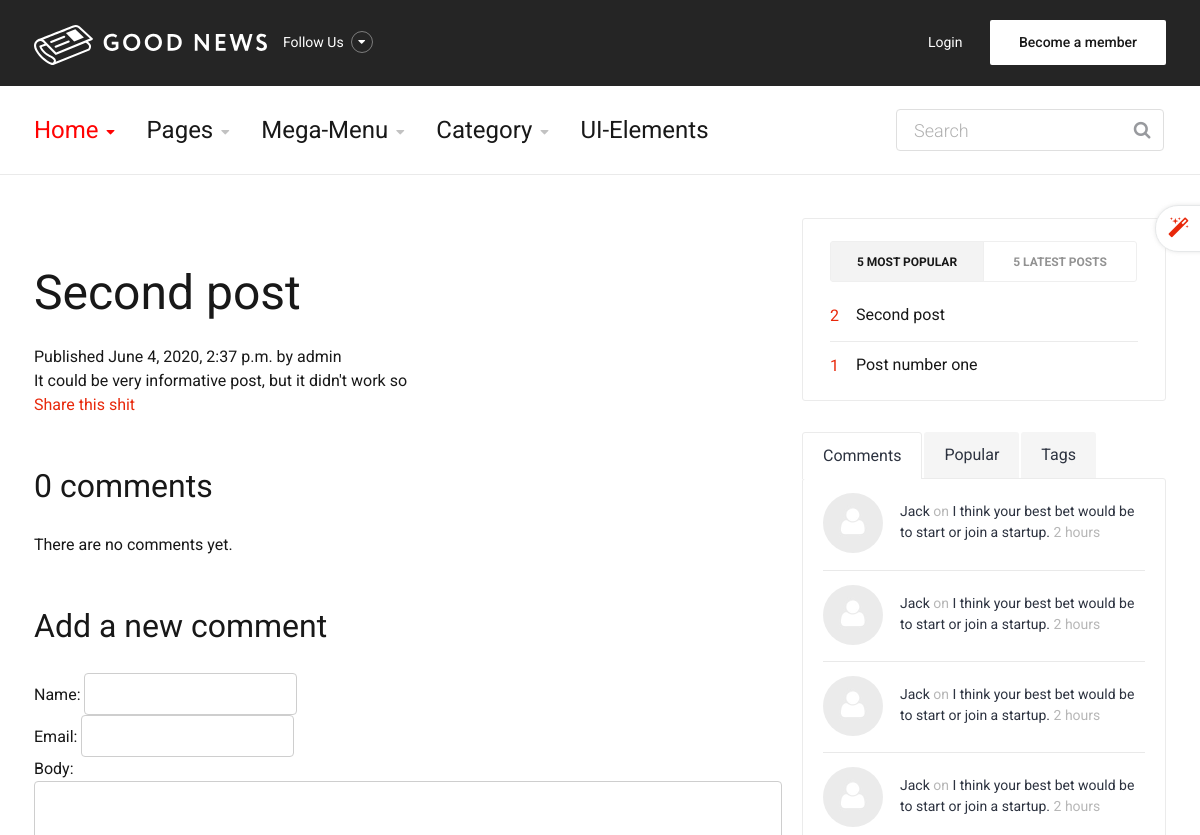
The app's page /blog/2020/6/4/second-post/ (upper part), older data.
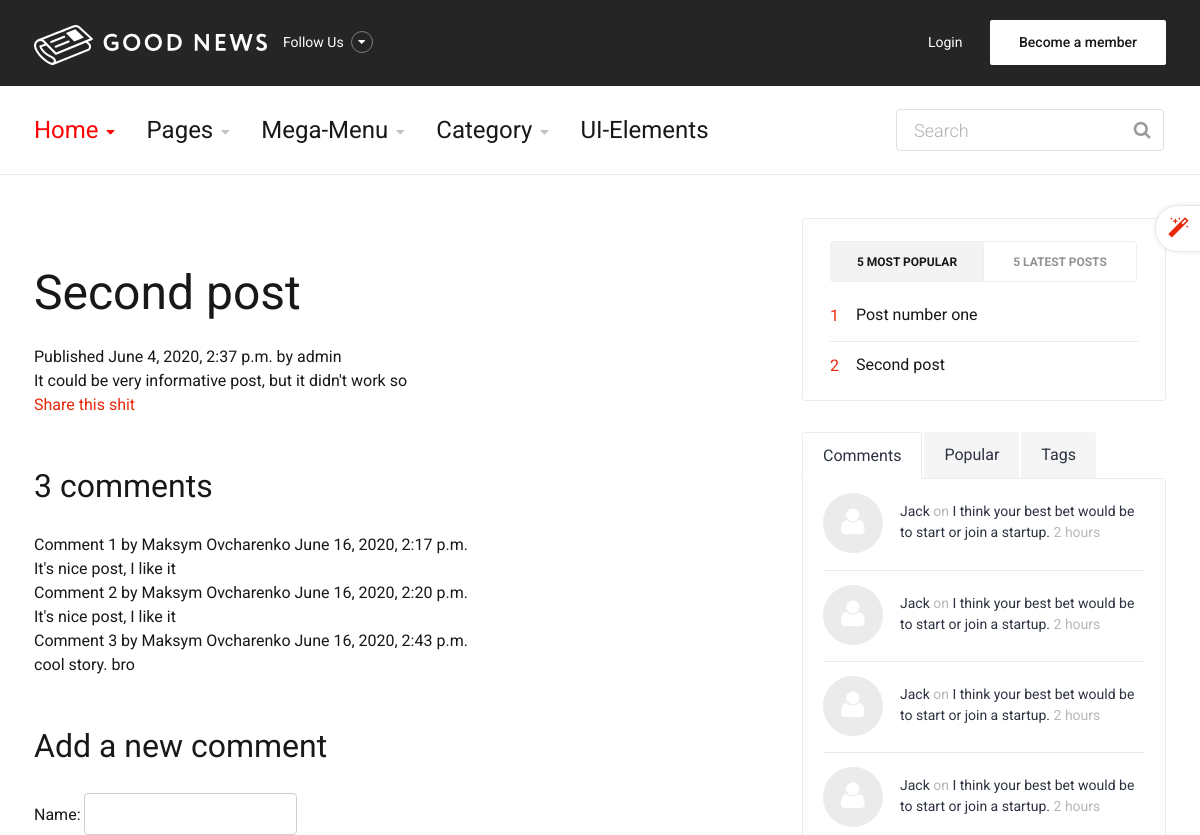
The same page, newer data.
### blog/models.py (models this page shows, shortened)
class Post(models.Model):
	STATUS_CHOICES = (
		('draft', 'Draft'),
		('published', 'Published'),
	)
	title = models.CharField(max_length=250)   # заголовок статьи
	slug = models.SlugField(max_length=250, unique_for_date='publish')   # формирования URL-ов в виде букв и цифр для улучшения распознавания поисковой системой
	author = models.ForeignKey(User, on_delete=models.CASCADE, related_name='blog_posts')   # автор публикации
	body = models.TextField()   # сама статья
	publish = models.DateTimeField(default=timezone.now)   # время когда опубликовано
	created = models.DateTimeField(auto_now_add=True)   # время создания
	updated = models.DateTimeField(auto_now=True)   # время редактирования
	status = models.CharField(max_length=10, choices=STATUS_CHOICES, default='draft')  # статус блога (например "опубликовано")
	objects = models.Manager()  # Менеджер по умолчанию
	published = PublishedManager()  # Новый менеджер
	tags = TaggableManager()
	class Meta:
		ordering = ('-publish',)  # сортировка статей по дате публикация (по убыванию)
	def get_absolute_url(self):
		return reverse('blog:post_detail', args=[self.publish.year, self.publish.month, self.publish.day, self.slug])

class Comment(models.Model):
	post = models.ForeignKey(Post, on_delete=models.CASCADE, related_name='comments')  # делаем отношение "один ко многим", что бы в статье можно было оставлять несколько комментариев
	name = models.CharField(max_length=80)
	email = models.EmailField()
	title = models.CharField(max_length=50)
	body = models.TextField()
	image = models.ImageField(upload_to='comments/images/', blank=True)
	created = models.DateTimeField(auto_now_add=True)
	updated = models.DateTimeField(auto_now=True)
	active = models.BooleanField(default=True)  # Добавляем булевое поле, что бы можно было скрывать определенные комментарии
	class Meta:
		ordering = ('created',)

### blog/views.py (the view)
# urls.py: path('<int:year>/<int:month>/<int:day>/<slug:post>/', views.post_detail, name='post_detail'),
def post_detail(request, year, month, day, post):  # делаем переход на определенный пост с небольшим описанием в виде даты добавления поста
	post = get_object_or_404(Post, slug=post, status='published', publish__year=year, publish__month=month, publish__day=day)
	comments = post.comments.filter(active=True)
	new_comment = None
	if request.method == 'POST':
		comment_form = CommentForm(request.POST, request.FILES)
		if comment_form.is_valid():
			new_comment = comment_form.save(commit=False)
			new_comment.post = post
			new_comment.save()
			return render(request, 'blog/post/detail.html', {'post': post, 'comments': comments, 'new_comment': new_comment, 'comment_form': comment_form})
	else:
		comment_form = CommentForm()
		return render(request, 'blog/post/detail.html', {'post': post, 'comments': comments, 'new_comment': new_comment, 'comment_form': comment_form})  #

### blog/forms.py
class CommentForm(forms.ModelForm):
 	class Meta:
 		model = Comment
 		fields = ('name', 'email', 'body', 'image')

### blog/models.py (called while the page is built)
	def get_queryset(self):
		return super().get_queryset().filter(status='published')

### blog/templatetags/blog_tags.py (called while the page is built)
@register.inclusion_tag('blog/post/latest_posts.html')
def show_latest_posts(count=5):
	latest_posts = Post.published.order_by('-publish')[:count]
	return {'latest_posts': latest_posts}

@register.simple_tag
def get_most_commented_posts(count=5):
	return Post.published.annotate(total_comments=Count('comments')).order_by('total_comments')[:count]

### blog/templates/blog/post/detail.html (shortened to what this page needs)
{% extends "blog/base.html" %}
{% block content %}
 	<h1>{{ post.title }}</h1>
 	<p class="date">Published {{ post.publish }} by {{ post.author }}</p>
 	{{ post.body|linebreaks }}
 	<p>
 		<a href="{% url 'blog:post_share' post.id %}">Share this shit</a>
	</p>
	{% with comments.count as total_comments %}
 		<h2>{{ total_comments }} comment{{ total_comments|pluralize }}</h2>
	{% endwith %}
	{% for comment in comments %}
 		<div class="comment">
 			<p class="info">
 				Comment {{ forloop.counter }} by {{ comment.name }}
 				{{ comment.created }}
 			</p>
			 {{ comment.body|linebreaks }}
 		</div>
	{% empty %}
 		<p>There are no comments yet.</p>
	{% endfor %}
	{% if new_comment %}
 		<h2>Your comment has been added.</h2>
	{% else %}
 		<h2>Add a new comment</h2>
 		<form action="." method="post" enctype="multipart/form-data">
 			{{ comment_form.as_p }}
 		</form>
	{% endif %}
{% endblock %}

### blog/templates/blog/base.html (shortened to what this page needs)
<!DOCTYPE html>
{% load blog_tags %}
{% load static %}
<head>
	<link rel="stylesheet" type="text/css" href="{% static 'css/bootstrap.css' %}" >
	<link rel="stylesheet" type="text/css" href="{% static 'css/style.css' %}">
    <link rel="stylesheet" type="text/css" href="{% static 'css/colors/color1.css' %}">
	<link rel="stylesheet" type="text/css" href="{% static 'css/animate.css' %}">
</head>
<body>
   	<header id="header" class="header">
	   	<div class="top-wrap">
			<div class="container">
				<div class="row">
					<div class="col-md-6">
		              	<div id="logo" class="logo">
							<a href="index.html" rel="home" title="home">
								<img src="{% static 'images/logo.svg' %}" alt="Good News" />
							</a>
		            	</div>
		            	<div class="follow-us">
			            	<div class="follow-title">
			            		Follow Us
			            	</div>
		            	</div>
		            </div>
		            <div class="col-md-6">
		            	<div class="member-area">
		            		<span class="login-popup"><a href="#login-modal">Login</a></span>
		            		<span class="signup-popup"><a href="#signup-modal">Become a member</a></span>
		            	</div>
		            </div>
	            </div>
	         </div>
	   	</div>
		<div class="header-wrap">
		 <div class="container">
		    <div class="row">
				<div class="col-md-9">
					<nav id="mainnav" class="mainnav">
						<ul class="menu">
							<li class="has-children"><a class="active" href="index-2.html">Home</a>
							</li>
							<li class="has-children"><a href="#">Pages</a>
							</li>
							<li class="gn-mega-menu"><a href="category.html">Mega-Menu</a>
							</li>
							<li class="has-children"><a href="category.html">Category</a>
							</li>
							<li><a href="ui-elements.html">UI-Elements</a></li>
						</ul>
					</nav>
				</div>
				<div class="col-md-3">
					<div class="search-wrap">
						<form action="#" id="searchform" class="search-form" method="get" role="search">
							<input type="text" id="s" placeholder="Search" class="search-field">
							<input type="submit" value="&#xf002;" id="searchsubmit" class="search-submit">
						</form>
					</div>
				</div>
		    </div>
		 </div>
		</div>
	</header>
	<section id="main" class="category-page">
		<div class="container">
			<div class="row">
				<div class="col-md-8">
					<div class="post-wrap">
						<article class="post">
							<div class="content">
								{% block content %}{% endblock content %}
							</div>
						</article>
					</div>
				</div>
				<div class="col-md-4">
					<div class="sidebar-widget-1">
						<div class="widget widget-tabs2">
							<div class="tabs style2">
								<ul class="menu-tab">
									<li class="active"><a href="#">5 Most Popular</a></li>
								   	<li><a href="#">5 Latest Posts</a></li>
								</ul>
								<div class="content-tab">
								   	<div class="content">
										{% get_most_commented_posts as most_commented_posts %}
											<ul class="most-popular">
												{% for post in most_commented_posts %}
													<li>
														<div class="order">{{ post.id }}</div>
														<p><a href="{{ post.get_absolute_url }}">{{ post.title }}</a></p>
													</li>
												{% endfor %}
											</ul>
								   	</div>
								</div>
							</div>
						</div>
						<div class="widget widget-tabs">
							<div class="tabs">
								<ul class="menu-tab">
									<li class="active"><a href="#">Comments</a></li>
								   	<li><a href="#">Popular</a></li>
								   	<li><a href="#">Tags</a></li>
								</ul>
								<div class="content-tab">
								   	<div class="content">
										<ul class="comments">
											<li>
												<div class="avatar">
													<a href="#"><img src="{% static 'images/user.jpg' %}" alt="image"></a>
												</div>
												<p><a href="#">Jack</a> on <a href="#">I think your best bet would be to start or join a startup.</a> 2 hours</p>
											</li>
											<li>
												<div class="avatar">
													<a href="#"><img src="{% static 'images/user.jpg' %}" alt="image"></a>
												</div>
												<p><a href="#">Jack</a> on <a href="#">I think your best bet would be to start or join a startup.</a> 2 hours</p>
											</li>
											<li>
												<div class="avatar">
													<a href="#"><img src="{% static 'images/user.jpg' %}" alt="image"></a>
												</div>
												<p><a href="#">Jack</a> on <a href="#">I think your best bet would be to start or join a startup.</a> 2 hours</p>
											</li>
											<li>
												<div class="avatar">
													<a href="#"><img src="{% static 'images/user.jpg' %}" alt="image"></a>
												</div>
												<p><a href="#">Jack</a> on <a href="#">I think your best bet would be to start or join a startup.</a> 2 hours</p>
											</li>
										</ul>
								   	</div>
								</div>
							</div>
						</div>
					</div>
				</div>
			</div>
		</div>
	</section>
</body>
</html>

### blog/static/css/colors/color1.css (style rules this page uses)
a, a:hover, a:active, #mainnav ul.sub-menu > li > a:hover, #mainnav > ul > li > ul > li.active > a, #mainnav ul.sub-menu > li.has-children > a:hover:after, #mainnav li.gn-mega-menu .mega-item-wrap .mega-item h5 a:hover, #mainnav li.gn-mega-menu .nav-mega-item a:hover, #mainnav-mobi .social-mobi a:hover, .member-area .options li a:hover, .activity span a:hover, .activity span.comment a:hover:before, .banner .banner-items h4 a:hover, .sidebar-widget-1 .widget-title, .widget-most-popular .order, .most-popular .order, .widget-categories li a:hover, .comments-list .comment-head a:hover, .go-top:hover, .switcher-container span a, .toggle .toggle-title.active:before, .navigation-panel .close-nav:hover, .navigation-panel .close-nav:hover, .contact-page .contact-social li:hover i, .about-page .about-links li a:hover { color: #e8280b; }
button, input[type="button"], input[type="reset"], input[type="submit"], #mainnav-mobi > ul > li.menu-addon span.signup-link a, .top-wrap, .toggle-panel, .elements-box.red, .tabs .tags a:hover, .posts .load-comment a, .gn-button, .dropdown li:hover, .error-wrap #searchsubmit, .tabs.style2 .content-tab.scroll li:hover:before, .about-page .about-twitter .follow-us, .flex-control-nav li a.flex-active { background-color: #252525; }
#mainnav > ul > li > a:hover, #mainnav > ul > li > a.active, #mainnav > ul > li.has-children > a:hover:after, #mainnav > ul > li.has-children > a.active:after, #mainnav > ul > li.gn-mega-menu > a:hover:after, .trending-posts .post h3 a:hover, .widget-recent .content a:hover, .tabs .comments p a:hover, .tabs .pop-posts .text a:hover, .footer-widgets .widget-social .email:hover, .footer-widgets .widget-twitter li a:hover, .footer-widgets .widget-list li a:hover, .widget-most-popular li a:hover, .most-popular li a:hover, .tabs.style2 .content-tab.scroll li:hover:before { color: #ff0202; }

Row changes from the older to the newer data that the page shows:
added Comment: name "Maksym Ovcharenko", created "June 16, 2020, 2:17 p.m.", body "It's nice post, I like it"
added Comment: name "Maksym Ovcharenko", created "June 16, 2020, 2:20 p.m.", body "It's nice post, I like it"
added Comment: name "Maksym Ovcharenko", created "June 16, 2020, 2:43 p.m.", body "cool story. bro"
shown differently, row unchanged: Post "Post number one": moves up the list
Text that changed along with them:
{{ total_comments }}: "0" → "3"
text no longer shown: "Name: Email: Body: There are no comments yet."
text now shown: "Name:"
